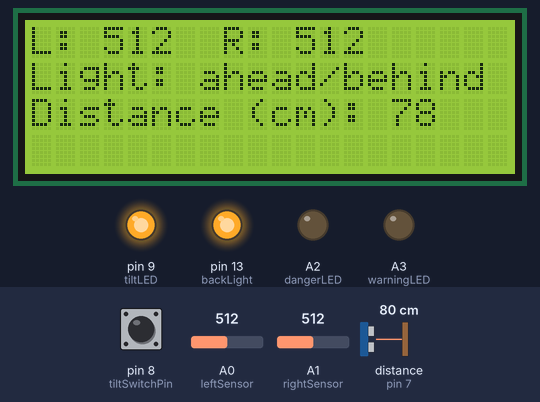
The sketch below on a simulated Arduino Uno, built with avr-gcc and run on an emulated ATmega328P. On the bench: 20×4 character LCD, output pins drawn as LEDs (lit = HIGH). Wiring (inferred from the names in the program): ultrasonic range finder: trigger pin 6; echo pin 7. The inputs (shaded band) are chosen by the test bench; at power-on: A0 (leftSensor) = 512, A1 (rightSensor) = 512, distance to the obstacle (sensor on pin 7) 80 cm, pin 8 (tiltSwitchPin) HIGH. The echo pulse lasts 58.3 µs per cm; pins used as bus, display or sensor lines are not drawn.

Above: at 1.2 s.
1.3 s: A0 (leftSensor) set to 525
At 2.3 s:
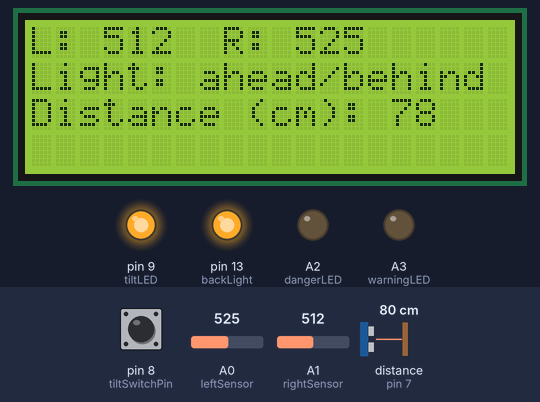
2.8 s: A0 (leftSensor) set to 550
At 3.2 s:
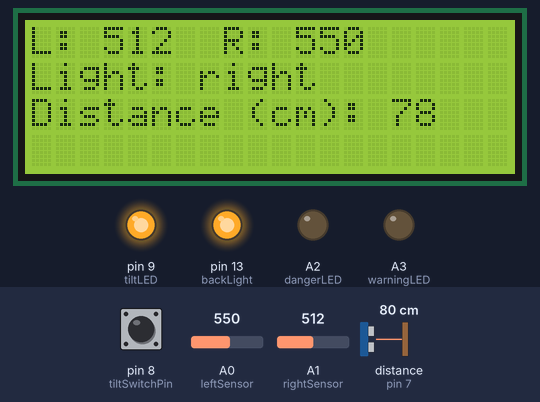
5.8 s: A1 (rightSensor) set to 540
At 7.2 s:
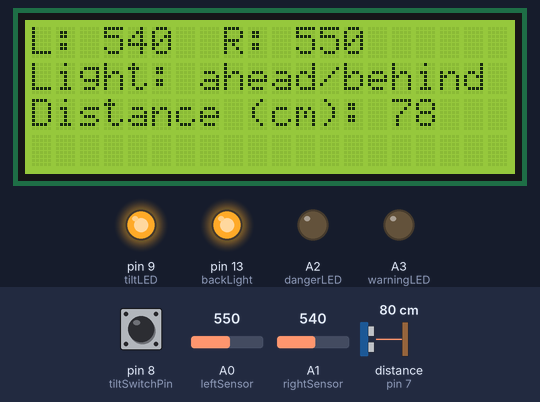
7.5 s: A0 (leftSensor) set to 511
At 9.3 s:
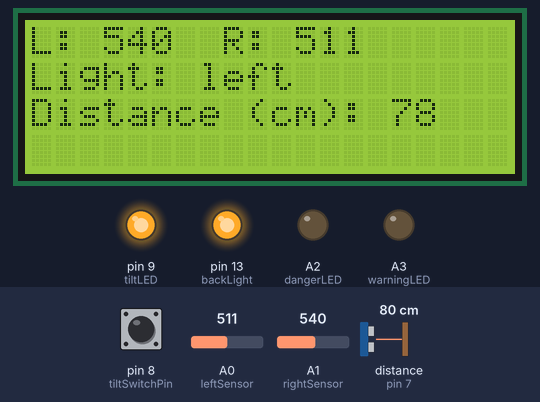
9.6 s: distance to the obstacle (sensor on pin 7) set to 22 cm
At 10.1 s:
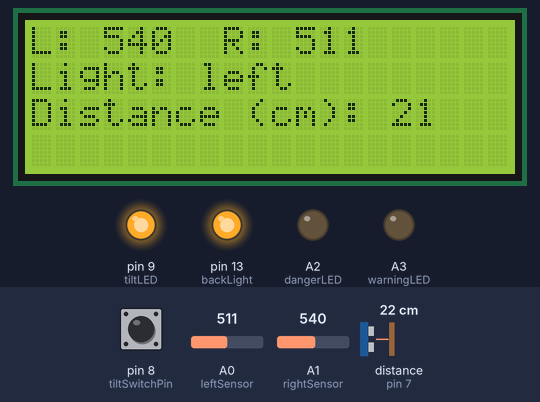
11.1 s: distance to the obstacle (sensor on pin 7) set to 18 cm
At 12.6 s:
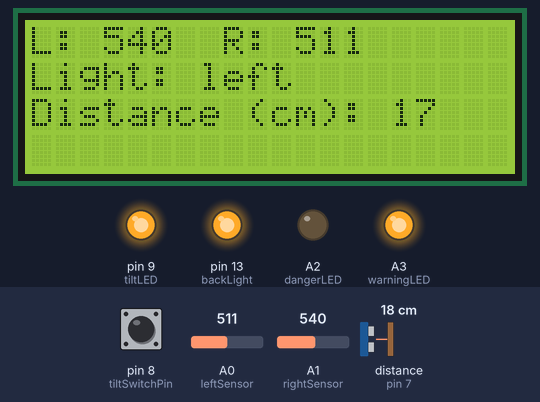
Timing chart, 0 to 13.7 s (numbered marks = the images above; inputs shaded):
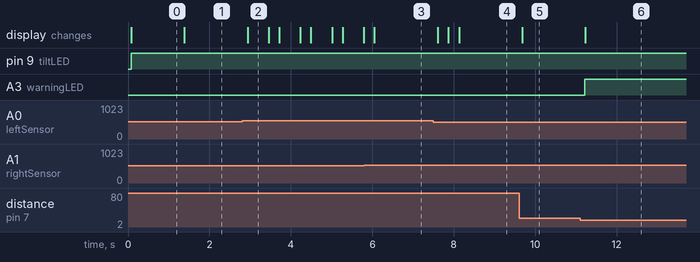

The sketch:

LightTest.ino
```cpp
/*
 * Character LCD Example Code
 *
 * Connections
 * LCD -> Arduino
 * 4 (RS) -> D12
 * 5 (RW) -> D11
 * 6 (ENABLE) -> D10
 * Ultrasonic trigger -> D6
 * Ultrasonic echo -> D7
 * tilt switch -> D8
 * tilt indicator LED -> D9
 * red distance LED -> A2
 * yellow distance LED -> A3
 * 11 (D4) -> D5
 * 12 (D5) -> D4
 * 13 (D6) -> D3
 * 14 (D7) -> D2
 * 15 (BACKLIGHT+) -> D13
 *
 * Photoresistors
 * left -> A0
 * right -> A1

 */
#include <LiquidCrystal.h>

// LCD
LiquidCrystal lcd(12, 11, 10, 5, 4, 3, 2);
const int backLight = 13;

// Photoresistors
const int leftSensor = A0;
const int rightSensor = A1;

// Ultrasonic sensor
const int triggerPin = 6;
const int echoPin = 7;

// Tilt switch and indicator
const int tiltSwitchPin = 8;
const int tiltLED = 9;

// Distance indicator LEDs
const int dangerLED = A2;
const int warningLED = A3;

void triggerUltrasonic()
{
  digitalWrite(triggerPin, LOW);
  delayMicroseconds(2);
  digitalWrite(triggerPin, HIGH);
  delayMicroseconds(10);
  digitalWrite(triggerPin, LOW);
}

long readDistanceCm()
{
  long echoTime = pulseIn(echoPin, HIGH);
  return echoTime < 14500 ? echoTime / 59 : -1;
}

void setup()
{
  pinMode(backLight, OUTPUT);
  pinMode(leftSensor, INPUT);
  pinMode(rightSensor, INPUT);

  pinMode(triggerPin, OUTPUT);
  pinMode(echoPin, INPUT);

  pinMode(tiltSwitchPin, INPUT);
  digitalWrite(tiltSwitchPin, HIGH);
  pinMode(tiltLED, OUTPUT);
  digitalWrite(tiltLED, LOW);

  pinMode(dangerLED, OUTPUT);
  digitalWrite(dangerLED, LOW);
  pinMode(warningLED, OUTPUT);
  digitalWrite(warningLED, LOW);

  // Turn on the backlight.
  digitalWrite(backLight, HIGH);

  // Configure the LCD interface.
  lcd.begin(20, 4);
  lcd.clear();
  lcd.setCursor(0, 0);
  lcd.print("L:");
  lcd.setCursor(8, 0);
  lcd.print("R:");
  lcd.setCursor(0, 1);
  lcd.print("Light:");
  lcd.setCursor(0, 2);
  lcd.print("Distance (cm):");
}

String padWithSpaces(const String& s, int len)
{
  String result(s);
  while (result.length() < len) {
    result += " ";
  }

  return result;
}

void display(int left, int right, long distance)
{
  String leftStr(left);
  String rightStr(right);

  leftStr = padWithSpaces(leftStr, 4);
  rightStr = padWithSpaces(rightStr, 4);

  int diff = left - right;
  lcd.setCursor(3, 0);
  lcd.print(leftStr);
  lcd.setCursor(11, 0);
  lcd.print(rightStr);

  String lightDirection;
  if (diff < -20) {
    lightDirection = "right       ";
  } else if (diff > 20) {
    lightDirection = "left        ";
  } else {
    lightDirection = "ahead/behind";
  }

  lcd.setCursor(7, 1);
  lcd.print(lightDirection);

  String distanceStr;
  if (distance > 0) {
    distanceStr = String(distance);
  } else {
    distanceStr = "----";
  }
  distanceStr = padWithSpaces(distanceStr, 4);
  lcd.setCursor(15, 2);
  lcd.print(distanceStr);
}

void loop()
{
  int leftLight = analogRead(A1);
  int rightLight = analogRead(A0);

  triggerUltrasonic();
  long distance = readDistanceCm();

  if (0 < distance && distance < 10) {
    digitalWrite(dangerLED, HIGH);
    digitalWrite(warningLED, LOW);
  } else if (10 < distance && distance  < 20) {
    digitalWrite(dangerLED, LOW);
    digitalWrite(warningLED, HIGH);
  } else {
    digitalWrite(dangerLED, LOW);
    digitalWrite(warningLED, LOW);
  }


  int tilt = digitalRead(tiltSwitchPin);
  digitalWrite(tiltLED, tilt);

  display(leftLight, rightLight, distance);
  delay(250);
}
```

Measured:
- the behaviour switches between 532 and 533 on A0 (leftSensor) (found by bisection; images 1 and 2)
- the behaviour switches between 529 and 530 on A1 (rightSensor) (found by bisection; images 2 and 3)
- the behaviour switches between 21 and 20 cm on distance to the obstacle (sensor on pin 7) (found by bisection; images 5 and 6)
- after the input at 1.3 s, the display: changes after 0.08 s (image 1)
- after the input at 2.8 s, the display: changes after 0.13 s (image 2)
- after the input at 5.8 s, the display: changes after 0.25 s (image 3)
- after the input at 7.5 s, the display: changes after 0.11 s (image 4)
- after the input at 9.6 s, the display: changes after 0.08 s (image 5)
- after the input at 11.1 s, A3 (warningLED): LOW → HIGH after 0.12 s; the display: changes after 0.12 s (image 6)
